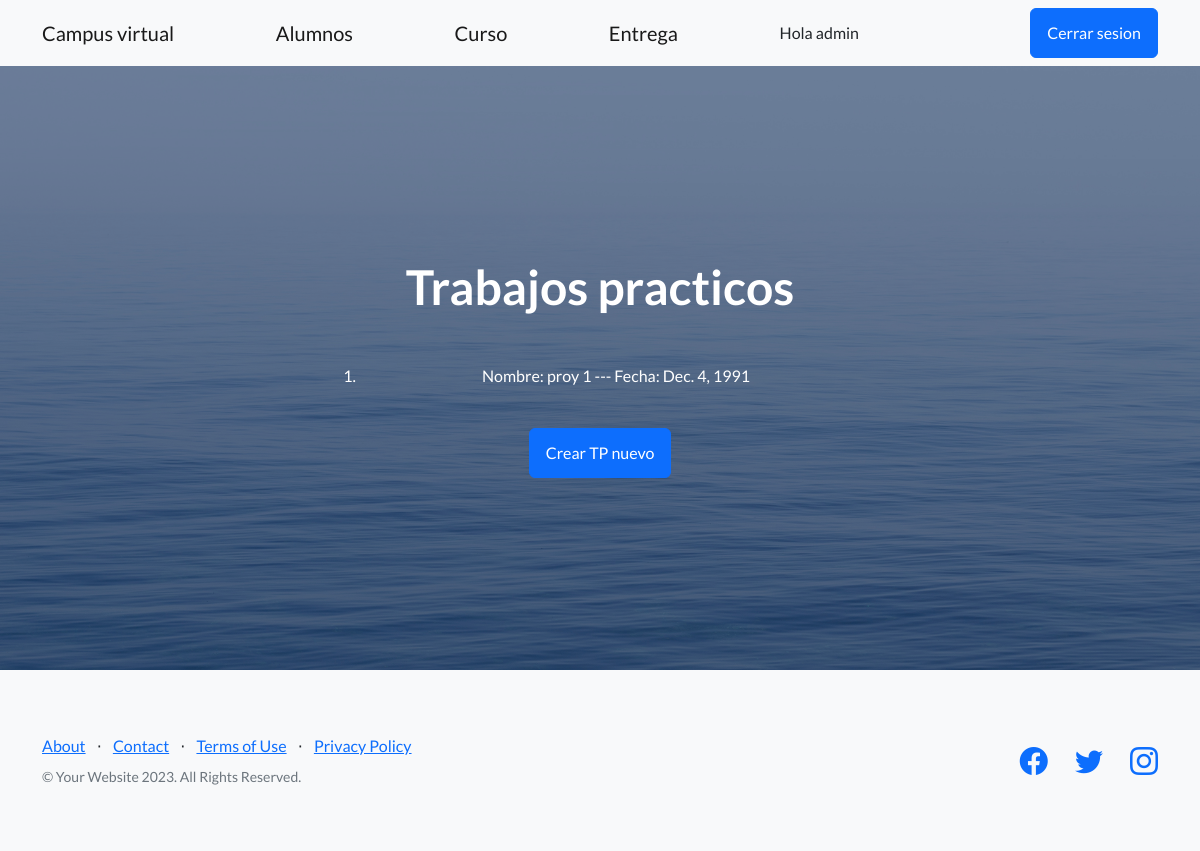
Before: /entregas (signed in) with the older database file.
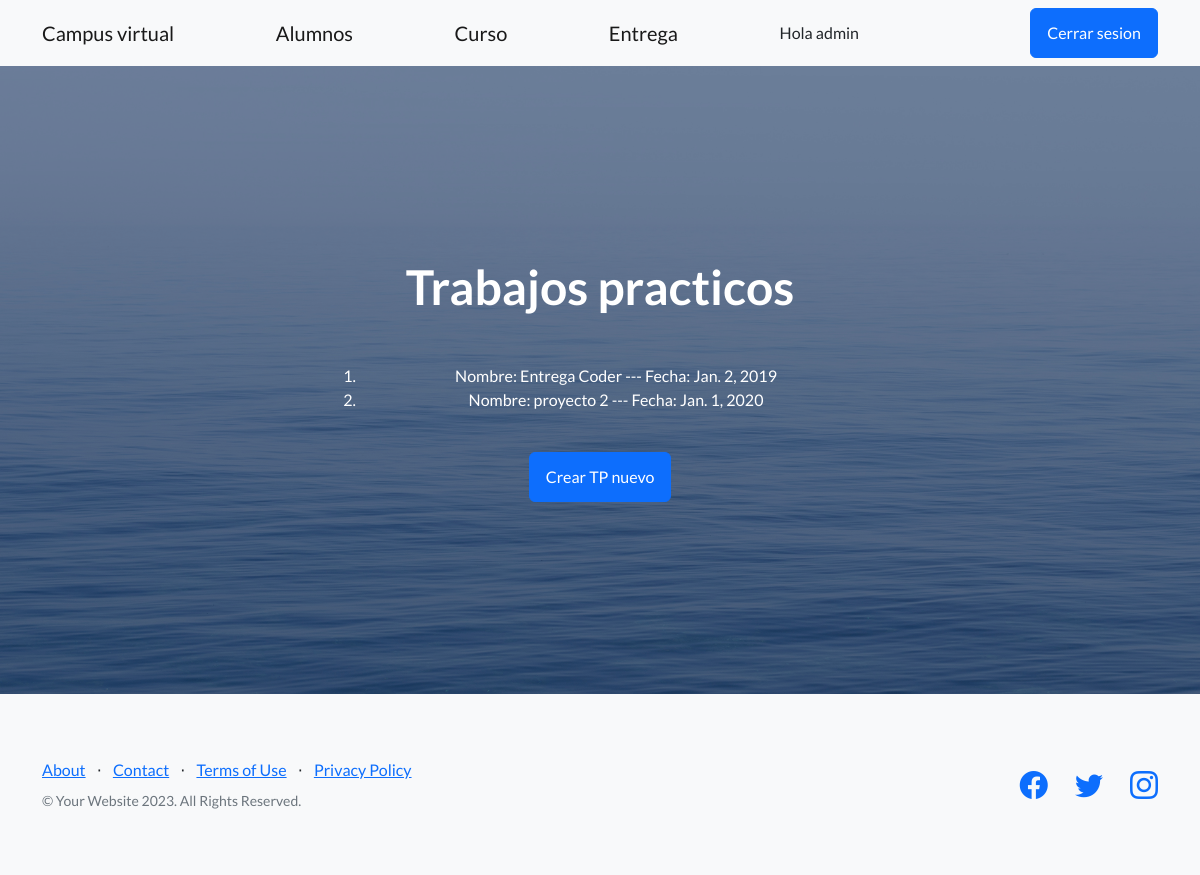
After: the same page with the newer database file.
### AppTEnt/models.py (models this page shows, shortened)
class entrega(models.Model):
    nombre_proyecto = models.CharField(max_length=50)
    fecha_entrega = models.DateField()

### AppTEnt/views.py (the view)
# urls.py: path("entregas", ver_entrega, name="entregas"),
@login_required
def ver_entrega(request):
    mis_entregas = entrega.objects.all()
    info = {"Entregas":mis_entregas}
    return render(request, "AppTEnt/entregas.html", info)

### AppTEnt/templates/AppTEnt/entregas.html
{% extends "AppTEnt/padre.html" %}
{% block titulo %} Trabajos practicos {% endblock %}
{% block contenido1 %}
<ol>
{% for x in Entregas %}
<li>Nombre: {{x.nombre_proyecto}} --- Fecha: {{x.fecha_entrega}}</li>
{% endfor %}
</ol>
<br>
<a class="btn btn-primary" href="{% url 'nueva_entrega' %}">Crear TP nuevo</a>
{% endblock %}

### AppTEnt/templates/AppTEnt/padre.html (shortened to what this page needs)
<!DOCTYPE html>
<html lang="en">
    <head>
        </head>{% load static %}
        <link href="https://cdn.jsdelivr.net/npm/bootstrap-icons@1.5.0/font/bootstrap-icons.css" rel="stylesheet" type="text/css" />
        <link href="{% static 'AppTEnt/css/styles.css' %}" rel="stylesheet" />
    </head>
    <body>
        <nav class="navbar navbar-light bg-light static-top">
            <div class="container">
                <a class="navbar-brand" href="{% url 'inicio'%}">Campus virtual</a>
                <a class="navbar-brand" href="{% url 'alumnos'%}">Alumnos</a>
                <a class="navbar-brand" href="{% url 'cursos'%}">Curso</a>
                <a class="navbar-brand" href="{% url 'entregas'%}">Entrega</a>
                {% if user.is_authenticated %}
                Hola {{user}}
                <a class="btn btn-primary" href="{% url 'logout'%}">Cerrar sesion</a>
                {% else %}
                <a class="btn btn-primary" href="{% url 'signup'%}">Registrarse</a>
                <a class="btn btn-primary" href="{% url 'login'%}">Iniciar sesion</a>
                {% endif %}
            </div>
        </nav>
        <header class="masthead">
            <div class="container position-relative">
                <div class="row justify-content-center">
                    <div class="col-xl-6">
                        <div class="text-center text-white">
                            <h1 class="mb-5">
                                {% block titulo %}
                                {% endblock %}
                            </h1>
                            {% block contenido1 %} {% endblock %}
                        </div>
                    </div>
                </div>
            </div>
        </header>
        <footer class="footer bg-light">
            <div class="container">
                <div class="row">
                    <div class="col-lg-6 h-100 text-center text-lg-start my-auto">
                        <ul class="list-inline mb-2">
                            <li class="list-inline-item"><a href="#!">About</a></li>
                            <li class="list-inline-item">⋅</li>
                            <li class="list-inline-item"><a href="#!">Contact</a></li>
                            <li class="list-inline-item">⋅</li>
                            <li class="list-inline-item"><a href="#!">Terms of Use</a></li>
                            <li class="list-inline-item">⋅</li>
                            <li class="list-inline-item"><a href="#!">Privacy Policy</a></li>
                        </ul>
                        <p class="text-muted small mb-4 mb-lg-0">&copy; Your Website 2023. All Rights Reserved.</p>
                    </div>
                    <div class="col-lg-6 h-100 text-center text-lg-end my-auto">
                        <ul class="list-inline mb-0">
                            <li class="list-inline-item me-4">
                                <a href="#!"><i class="bi-facebook fs-3"></i></a>
                            </li>
                            <li class="list-inline-item me-4">
                                <a href="#!"><i class="bi-twitter fs-3"></i></a>
                            </li>
                            <li class="list-inline-item">
                                <a href="#!"><i class="bi-instagram fs-3"></i></a>
                            </li>
                        </ul>
                    </div>
                </div>
            </div>
        </footer>
    </body>
</html>

Changed rows visible on the page:
removed entrega: nombre_proyecto "proy 1", fecha_entrega "Dec. 4, 1991"
added entrega: nombre_proyecto "Entrega Coder", fecha_entrega "Jan. 2, 2019"
added entrega: nombre_proyecto "proyecto 2", fecha_entrega "Jan. 1, 2020"
